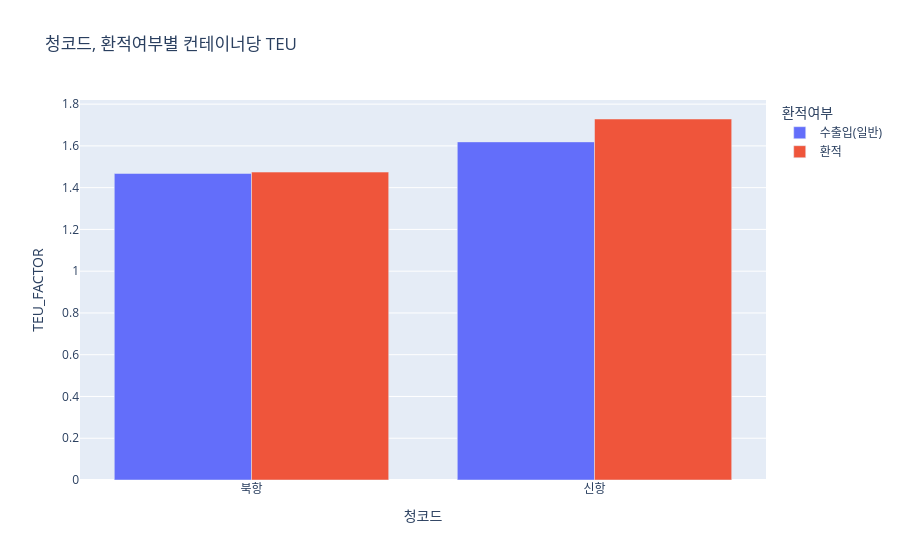

Notebook code cell kept with this figure:
### Code cell
fig = px.bar(
    grp_plot,
    x='청코드',
    y='TEU_FACTOR',
    color='환적여부',
    barmode='group',
    title='청코드, 환적여부별 컨테이너당 TEU'
)
fig.show()

### Figure 1 — Plotly figure (JSON) as saved in the notebook; plotly's stock layout.template omitted (floating-point values rounded to 4 significant figures)
{"data": [{"alignmentgroup": "True", "hovertemplate": "환적여부=수출입(일반)<br>청코드=%{x}<br>TEU_FACTOR=%{y}<extra></extra>", "legendgroup": "수출입(일반)", "marker": {"color": "#636efa", "pattern": {"shape": ""}}, "name": "수출입(일반)", "offsetgroup": "수출입(일반)", "orientation": "v", "showlegend": true, "textposition": "auto", "x": ["북항", "신항"], "xaxis": "x", "y": [1.468, 1.619], "yaxis": "y", "type": "bar"}, {"alignmentgroup": "True", "hovertemplate": "환적여부=환적<br>청코드=%{x}<br>TEU_FACTOR=%{y}<extra></extra>", "legendgroup": "환적", "marker": {"color": "#EF553B", "pattern": {"shape": ""}}, "name": "환적", "offsetgroup": "환적", "orientation": "v", "showlegend": true, "textposition": "auto", "x": ["북항", "신항"], "xaxis": "x", "y": [1.475, 1.729], "yaxis": "y", "type": "bar"}], "layout": {"xaxis": {"anchor": "y", "domain": [0.0, 1.0], "title": {"text": "청코드"}}, "yaxis": {"anchor": "x", "domain": [0.0, 1.0], "title": {"text": "TEU_FACTOR"}}, "legend": {"title": {"text": "환적여부"}, "tracegroupgap": 0}, "title": {"text": "청코드, 환적여부별 컨테이너당 TEU"}, "barmode": "group"}}
